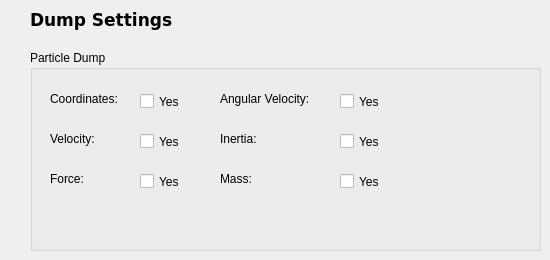
      <widget class="QWidget" name="page_7">
       <widget class="QLabel" name="label_23">
        <property name="geometry">
         <rect>
          <x>30</x>
          <y>10</y>
          <width>151</width>
          <height>21</height>
         </rect>
        </property>
        <property name="font">
         <font>
          <family>DejaVu Sans</family>
          <pointsize>13</pointsize>
          <weight>75</weight>
          <bold>true</bold>
         </font>
        </property>
        <property name="text">
         <string>Dump Settings</string>
        </property>
        <property name="textFormat">
         <enum>Qt::RichText</enum>
        </property>
       </widget>
       <widget class="QGroupBox" name="groupBox_6">
        <property name="geometry">
         <rect>
          <x>30</x>
          <y>50</y>
          <width>511</width>
          <height>201</height>
         </rect>
        </property>
        <property name="title">
         <string>Particle Dump</string>
        </property>
        <widget class="QLabel" name="label_112">
         <property name="geometry">
          <rect>
           <x>20</x>
           <y>40</y>
           <width>91</width>
           <height>17</height>
          </rect>
         </property>
         <property name="text">
          <string>Coordinates:</string>
         </property>
        </widget>
        <widget class="QLabel" name="label_113">
         <property name="geometry">
          <rect>
           <x>20</x>
           <y>80</y>
           <width>91</width>
           <height>17</height>
          </rect>
         </property>
         <property name="text">
          <string>Velocity:</string>
         </property>
        </widget>
        <widget class="QLabel" name="label_114">
         <property name="geometry">
          <rect>
           <x>20</x>
           <y>120</y>
           <width>91</width>
           <height>17</height>
          </rect>
         </property>
         <property name="text">
          <string>Force:</string>
         </property>
        </widget>
        <widget class="QLabel" name="label_115">
         <property name="geometry">
          <rect>
           <x>190</x>
           <y>40</y>
           <width>111</width>
           <height>17</height>
          </rect>
         </property>
         <property name="text">
          <string>Angular Velocity:</string>
         </property>
        </widget>
        <widget class="QLabel" name="label_116">
         <property name="geometry">
          <rect>
           <x>190</x>
           <y>80</y>
           <width>91</width>
           <height>17</height>
          </rect>
         </property>
         <property name="text">
          <string>Inertia:</string>
         </property>
        </widget>
        <widget class="QLabel" name="label_117">
         <property name="geometry">
          <rect>
           <x>190</x>
           <y>120</y>
           <width>91</width>
           <height>17</height>
          </rect>
         </property>
         <property name="text">
          <string>Mass:</string>
         </property>
        </widget>
        <widget class="QCheckBox" name="chk_coordinates">
         <property name="geometry">
          <rect>
           <x>110</x>
           <y>40</y>
           <width>82</width>
           <height>23</height>
          </rect>
         </property>
         <property name="text">
          <string>Yes</string>
         </property>
        </widget>
        <widget class="QCheckBox" name="chk_velocity">
         <property name="geometry">
          <rect>
           <x>110</x>
           <y>80</y>
           <width>82</width>
           <height>23</height>
          </rect>
         </property>
         <property name="text">
          <string>Yes</string>
         </property>
        </widget>
        <widget class="QCheckBox" name="chk_force">
         <property name="geometry">
          <rect>
           <x>110</x>
           <y>120</y>
           <width>82</width>
           <height>23</height>
          </rect>
         </property>
         <property name="text">
          <string>Yes</string>
         </property>
        </widget>
        <widget class="QCheckBox" name="chk_angularvelocity">
         <property name="geometry">
          <rect>
           <x>310</x>
           <y>40</y>
           <width>82</width>
           <height>23</height>
          </rect>
         </property>
         <property name="text">
          <string>Yes</string>
         </property>
        </widget>
        <widget class="QCheckBox" name="chk_inertia">
         <property name="geometry">
          <rect>
           <x>310</x>
           <y>80</y>
           <width>82</width>
           <height>23</height>
          </rect>
         </property>
         <property name="text">
          <string>Yes</string>
         </property>
        </widget>
        <widget class="QCheckBox" name="chk_mass">
         <property name="geometry">
          <rect>
           <x>310</x>
           <y>120</y>
           <width>82</width>
           <height>23</height>
          </rect>
         </property>
         <property name="text">
          <string>Yes</string>
         </property>
        </widget>
       </widget>
      </widget>
